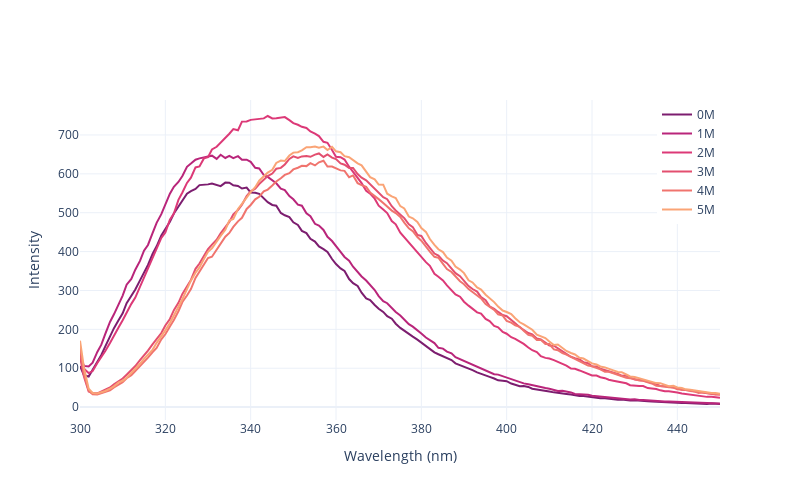

Notebook source saved alongside this figure:
### Code cell
file = 'fluo2/GuHCl5.csv'
data = read(file)
plottiamo(data)

### Figure 1 — Plotly figure (JSON) as saved in the notebook; plotly's stock layout.template omitted (floating-point values rounded to 4 significant figures; data arrays with more than 128 entries replaced by an {"elided": "..."} marker saying what was removed)
{"data": [{"line": {"color": "rgb(124, 29, 111)"}, "mode": "lines", "name": "0M", "type": "scatter", "x": {"elided": "151 float values"}, "y": {"elided": "151 float values"}}, {"line": {"color": "rgb(185, 37, 122)"}, "mode": "lines", "name": "1M", "type": "scatter", "x": {"elided": "151 float values"}, "y": {"elided": "151 float values"}}, {"line": {"color": "rgb(220, 57, 119)"}, "mode": "lines", "name": "2M", "type": "scatter", "x": {"elided": "151 float values"}, "y": {"elided": "151 float values"}}, {"line": {"color": "rgb(227, 79, 111)"}, "mode": "lines", "name": "3M", "type": "scatter", "x": {"elided": "151 float values"}, "y": {"elided": "151 float values"}}, {"line": {"color": "rgb(240, 116, 110)"}, "mode": "lines", "name": "4M", "type": "scatter", "x": {"elided": "151 float values"}, "y": {"elided": "151 float values"}}, {"line": {"color": "rgb(250, 164, 118)"}, "mode": "lines", "name": "5M", "type": "scatter", "x": {"elided": "151 float values"}, "y": {"elided": "151 float values"}}], "layout": {"height": 500, "legend": {"x": 1, "xanchor": "right", "y": 1, "yanchor": "top"}, "width": 800, "xaxis": {"title": {"text": "Wavelength (nm)"}}, "yaxis": {"title": {"text": "Intensity"}}}}
